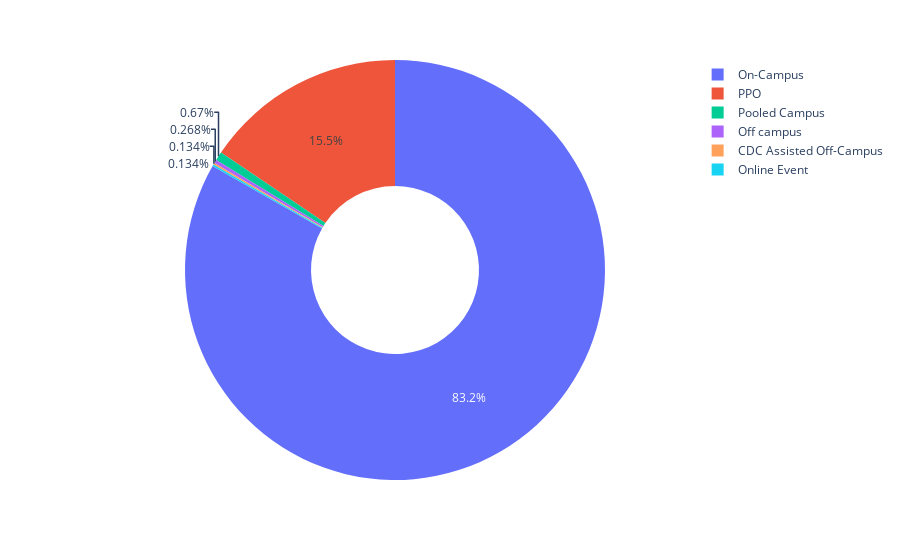

The code cell stored with this chart in its notebook:
### Code cell
px.pie(r,names='Type',values='No. of Students',hole=0.4,template='plotly_white')

### Figure 1 — Plotly figure (JSON) as saved in the notebook; plotly's stock layout.template omitted (floating-point values rounded to 4 significant figures)
{"data": [{"domain": {"x": [0, 1], "y": [0, 1]}, "hole": 0.4, "hovertemplate": "Type=%{label}<br>No. of Students=%{value}<extra></extra>", "labels": ["CDC Assisted Off-Campus", "Off campus", "On-Campus", "Online Event", "PPO", "Pooled Campus"], "legendgroup": "", "name": "", "showlegend": true, "type": "pie", "values": [1, 2, 621, 1, 116, 5]}], "layout": {"legend": {"tracegroupgap": 0}, "margin": {"t": 60}}}
